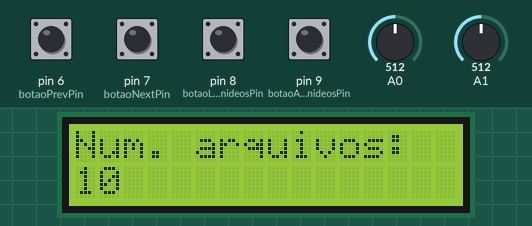
A sketch run on a simulated Arduino Uno, built with avr-gcc and run on an emulated ATmega328P. On the bench: 16×2 character LCD. The test bench sets the inputs (shaded band); at power-on: pin 6 (botaoPrevPin), pin 7 (botaoNextPin), pin 8 (botaoLantanideosPin), pin 9 (botaoActinideosPin) HIGH, A0 = 512, A1 = 512. The audio player accepts every command and is not drawn; what the sketch prints to the serial monitor is not drawn.

Above: at 2.7 s.
At 7.8 s:
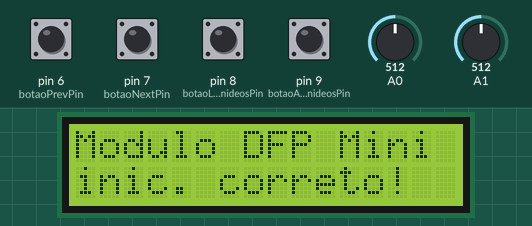
7.9 s: A0 set to 0
At 8.7 s:
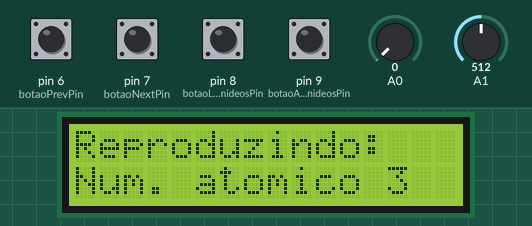
10.9 s: A1 set to 0
At 11.86 s:
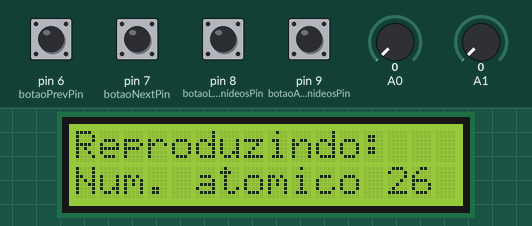
12.4 s: A0 set to 122
14.1 s: A0 set to 0
At 14.32 s:
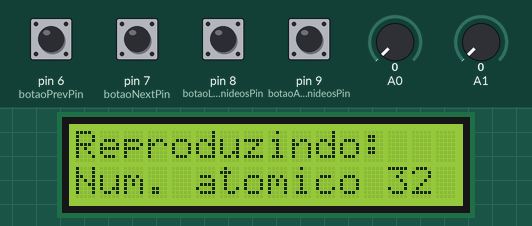
17.1 s: A1 set to 122
19.0 s: A1 set to 0
At 21.14 s:
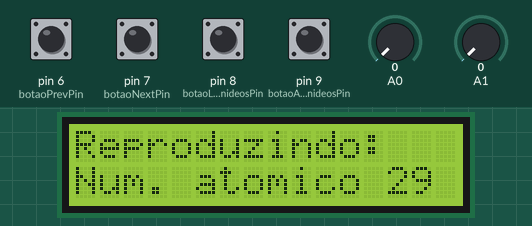

Measured:
- after the input at 7.9 s, the display: changes after 0.13 s (image 2)
- after the input at 10.9 s, the display: first changes after 0.07 s (image 3 shows a later state)
- what the display in image 0 shows lasts 2.0 s, from 2.6 s to 4.6 s
- what the display in image 2 shows lasts 0.9 s, from 8.0 s to 8.9 s

The sketch:

tabela_1.1.8.ino
```cpp
// Inclusão das Bibliotecas
#include "SoftwareSerial.h"
#include "DFRobotDFPlayerMini.h"
#include <Wire.h>
#include <LiquidCrystal_I2C.h>
#include <avr/wdt.h> // Biblioteca para watchdog timer

// Inicia a serial para Módulo DFPlayer Mini e cria variável para controle do módulo
SoftwareSerial mySoftwareSerial(10, 11); // RX, TX
DFRobotDFPlayerMini myDFPlayer;

// Inicializa a biblioteca LCD com o endereço I2C 0x27
LiquidCrystal_I2C lcd(0x27, 16, 2); // Endereço I2C, 16 colunas, 2 linhas

// Função para imprimir o número atômico no LCD e no monitor serial
void imprimirNumeroAtomico(int numeroAudio) {
  int numeroAtomico = numeroAudio + 1; // Calcula o número atômico
  lcd.clear();
  lcd.setCursor(0, 0);
  lcd.print("Reproduzindo:");
  lcd.setCursor(0, 1);
  lcd.print("Num. atomico ");
  lcd.print(numeroAtomico);

  // Envia a informação para o monitor serial
  Serial.print("Numero Atomico ");
  Serial.println(numeroAtomico);
}

// Função para reiniciar o Arduino
void reiniciarArduino() {
  wdt_enable(WDTO_15MS); // Habilita o watchdog timer para reiniciar o Arduino em 15 ms
  while (true) {} // Aguarda o watchdog reiniciar o Arduino
}

const int linhas = 7; // Total de períodos (linhas)
const int colunas = 18; // Total de grupos (colunas)


// Matriz representando a tabela periódica
int tabelaPeriodica[linhas][colunas] = {
    {1, 0, 0, 0, 0, 0, 0, 0, 0, 0, 0, 0, 0, 0, 0, 0, 0, 2}, // Primeiro período
    {3, 4, 0, 0, 0, 0, 0, 0, 0, 0, 0, 0, 0, 0, 0, 5, 6, 0}, // Segundo período
    {11, 12, 0, 0, 0, 0, 0, 0, 0, 0, 0, 0, 13, 14, 15, 16, 17, 18}, // Terceiro período
    {19, 20, 21, 22, 23, 24, 25, 26, 27, 28, 29, 30, 31, 32, 33, 34, 35, 36}, // Quarto período
    {37, 38, 39, 40, 41, 42, 43, 44, 45, 46, 47, 48, 49, 50, 51, 52, 53, 54}, // Quinto período
    {55, 56, 0, 72, 73, 74, 75, 76, 77, 78, 79, 80, 81, 82, 83, 84, 85, 86}, // Sexto período, com lantanídeos substituídos por zero
    {87, 88, 0, 104, 105, 106, 107, 108, 109, 110, 111, 112, 113, 114, 115, 116, 117, 118} // Sétimo período, com actinídeos substituídos por zero
};


int linhaAtual = 0; // Período inicial
int colunaAtual = 0; // Grupo inicial
const int botaoNextPin = 7; // Pin do botão Next
const int botaoPrevPin = 6; // Pin do botão Previous
const int botaoLantanideosPin = 8; // Pin do botão para lantanídeos
const int botaoActinideosPin = 9; // Pin do botão para actinídeos

void setup() {
    Serial.begin(115200); // Inicializa a serial do Arduino
    mySoftwareSerial.begin(9600); // comunicação com o módulo

    // Inicializa a comunicação com o LCD via I2C
    lcd.begin();
    lcd.backlight();
    lcd.print("Inicializando...");

    // Verifica se o módulo está conectado e se cartão SD foi inserido
    Serial.println();
    Serial.println(F("DFRobot DFPlayer Mini"));
    Serial.println(F("Inicializando módulo DFPlayer..."));
    lcd.setCursor(0, 1);
    lcd.print("DFP Mini");
    delay(2000);

    if (!myDFPlayer.begin(mySoftwareSerial)) {
        Serial.println(F("Não inicializado:"));
        Serial.println(F("- Verifique se módulo foi corretamente conectado ou"));
        Serial.println(F("- Insira um cartão SD"));
        lcd.clear();
        lcd.setCursor(0, 0);
        lcd.print("Nao inicializado");
        lcd.setCursor(0, 1);
        lcd.print("Verif. conexoes");
        reiniciarArduino(); // Chama a função para reiniciar o Arduino
    }

    // Definições iniciais
    myDFPlayer.setTimeOut(500); // Timeout serial 500ms
    myDFPlayer.volume(20); // Volume (de 0 até 30)
    myDFPlayer.EQ(0); // Equalização normal

    Serial.println();
    Serial.print("Número de arquivos no cartão: ");
    int numFiles = myDFPlayer.readFileCounts(DFPLAYER_DEVICE_SD);
    Serial.println(numFiles);

    lcd.clear();
    lcd.setCursor(0, 0);
    lcd.print("Num. arquivos:");
    lcd.setCursor(0, 1);
    lcd.print(numFiles);

    delay(2000);

    Serial.println();
    Serial.println(F("Módulo DFPlayer Mini inicializado corretamente!"));
    lcd.clear();
    lcd.setCursor(0, 0);
    lcd.print("Modulo DFP Mini");
    lcd.setCursor(0, 1);
    lcd.print("inic. correto!");
    delay(2000);

    pinMode(botaoNextPin, INPUT_PULLUP); // Configurar o pino do botão Next como entrada com pull-up interno
    pinMode(botaoPrevPin, INPUT_PULLUP); // Configurar o pino do botão Previous como entrada com pull-up interno
    pinMode(botaoLantanideosPin, INPUT_PULLUP); // Configurar o pino do botão Lantanídeos como entrada com pull-up interno
    pinMode(botaoActinideosPin, INPUT_PULLUP); // Configurar o pino do botão Actinídeos como entrada com pull-up interno
}

unsigned long previousMillis = 0; // Variável para armazenar o tempo
const long interval = 50; // Intervalo mínimo recomendado para verificação (50 ms)

// Variáveis globais para armazenar estado da reprodução e a próxima ação
bool isPlaying = false;
int nextAction = 0; // 0: Nenhuma ação, 1: Próxima faixa, 2: Faixa anterior, 3: Lantanídeos, 4: Actinídeos

void loop() {
    unsigned long currentMillis = millis(); // Obtém o tempo atual

    if (currentMillis - previousMillis >= interval) {
        previousMillis = currentMillis; // Atualiza o tempo

        int eixoX = analogRead(A0); // Joystick eixo x
        int eixoY = analogRead(A1); // Joystick eixo y
        int estadoBotaoNext = digitalRead(botaoNextPin); // Ler o estado do botão Next
        int estadoBotaoPrev = digitalRead(botaoPrevPin); // Ler o estado do botão Previous
        int estadoBotaoLantanideos = digitalRead(botaoLantanideosPin); // Ler o estado do botão Lantanídeos
        int estadoBotaoActinideos = digitalRead(botaoActinideosPin); // Ler o estado do botão Actinídeos

        bool posicaoMudou = false;

        // Mapeia o movimento do joystick
        if (eixoX == 1022) {
            colunaAtual++;
            if (colunaAtual >= colunas) colunaAtual = 0; // Loop de volta ao início
            posicaoMudou = true;
        } else if (eixoX == 0) {
            colunaAtual--;
            if (colunaAtual < 0) colunaAtual = colunas - 1; // Loop de volta ao final
            posicaoMudou = true;
        }

        if (eixoY == 1022) {
            linhaAtual++;
            if (linhaAtual >= linhas) linhaAtual = 0; // Loop de volta ao início
            posicaoMudou = true;
        } else if (eixoY == 0) {
            linhaAtual--;
            if (linhaAtual < 0) linhaAtual = linhas - 1; // Loop de volta ao final
            posicaoMudou = true;
        }

        // Se a posição mudou, reproduza o novo áudio
        if (posicaoMudou && !isPlaying) {
            int elementoAtual = tabelaPeriodica[linhaAtual][colunaAtual];
            if (elementoAtual != 0) {
                myDFPlayer.play(elementoAtual);
                imprimirNumeroAtomico(elementoAtual); // Chama a função para imprimir o número atômico
                isPlaying = true;
            }
        }

        // Verifica se a reprodução atual terminou
        if (isPlaying && myDFPlayer.readState() != 1) { // 1 é o código para reprodução em andamento
            isPlaying = false;
        }
    }
}
```
